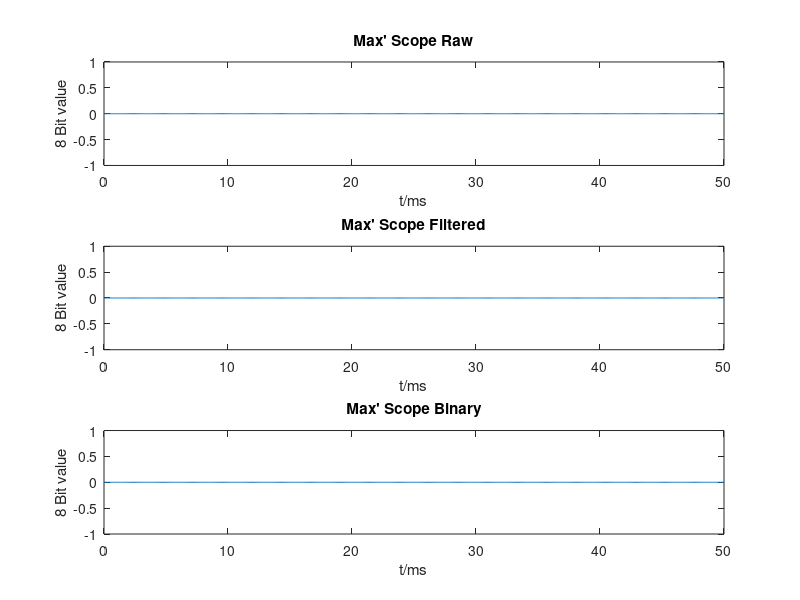

Write the MATLAB code that produced this figure. (Note: this script raises an error after producing the figure.)
%%%%%%%%%%%%%%%%%%%%%%%%%%%%%%%%%%%%%%%%%%%%%%%%%%%%%%%%%%%%%%%
% Author:       S3xm3x
% Date:         08.03.2017
% File:         osci.m
%%%%%%%%%%%%%%%%%%%%%%%%%%%%%%%%%%%%%%%%%%%%%%%%%%%%%%%%%%%%%%%

	%%%%%%%%%%%%%%%%%%%%%%%%%%%%%%%%%%%%%%%%%%%%%%%%%%%%%%%
        % Vars
        %%%%%%%%%%%%%%%%%%%%%%%%%%%%%%%%%%%%%%%%%%%%%%%%%%%%%%%
		
		samp_rate = 1.2e6			% Hertz
		refresh_rate =	0.05			% Seconds 
		PRE = 100				% Downsampling rate of the write function
		N = samp_rate*refresh_rate/PRE		% Number of samples
		fileRaw = 'raw.csv'
		fileFiltered = 'filtered.csv'	
		fileBinary = 'binary.csv'	
		n = 1;					% Additional decimation if necessary		

	%%%%%%%%%%%%%%%%%%%%%%%%%%%%%%%%%%%%%%%%%%%%%%%%%%%%%%%
        % Readout and plot
        %%%%%%%%%%%%%%%%%%%%%%%%%%%%%%%%%%%%%%%%%%%%%%%%%%%%%%%
				
		offset = 0;
		C0 = 0;
		C1 = 0;
		t = linspace(0,refresh_rate*1e3,N/n);	
		M1 = zeros(1,N);
		P1 = M1(1:n:end);
		M2 = zeros(1,N);
		P2 = M2(1:n:end);
		M3 = zeros(1,N);
		P3 = M3(1:n:end);
		osciRaw = subplot(3,1,1);
		plot(t,P1);
		xlabel('t/ms');
		ylabel('8 Bit value');
		title('Max'' Scope Raw');
		osciFilt = subplot(3,1,2);
		plot(t,P2);
		xlabel('t/ms');
		ylabel('8 Bit value');
		title('Max'' Scope Filtered');
		osciBin = subplot(3,1,3);
		plot(t,P3);
		xlabel('t/ms');
		ylabel('8 Bit value');
		title('Max'' Scope Binary');
		sum=0;

		while (length(M1) >= N)
			R0 = offset * N;
			R1 = offset * N + N - 1;
			M1 = dlmread(fileRaw,',',[R0,C0,R1,C1]);
			P1 = M1(1 : n : end);			% Decimate!
			M2 = dlmread(fileFiltered,',',[R0,C0,R1,C1]);
			P2 = M2(1 : n : end);			% Decimate!
			M3 = dlmread(fileBinary,',',[R0,C0,R1,C1]);
			P3 = M3(1 : n : end);		
			set(findobj(osciRaw, 'type', 'line'), 'xdata', t, 'ydata', P1); 
			set(findobj(osciFilt, 'type', 'line'), 'xdata', t, 'ydata', P2); 
			set(findobj(osciBin, 'type', 'line'), 'xdata', t, 'ydata', P3); 
			axis(osciRaw,[0 refresh_rate*1e3 -50 50]);
			axis(osciFilt,[0 refresh_rate*1e3 -50 50]);
			axis(osciBin,[0 refresh_rate*1e3 0 1.1]);
			offset = offset + 1;
			sum=sum+length(P2)
			pause(refresh_rate);			
		end
